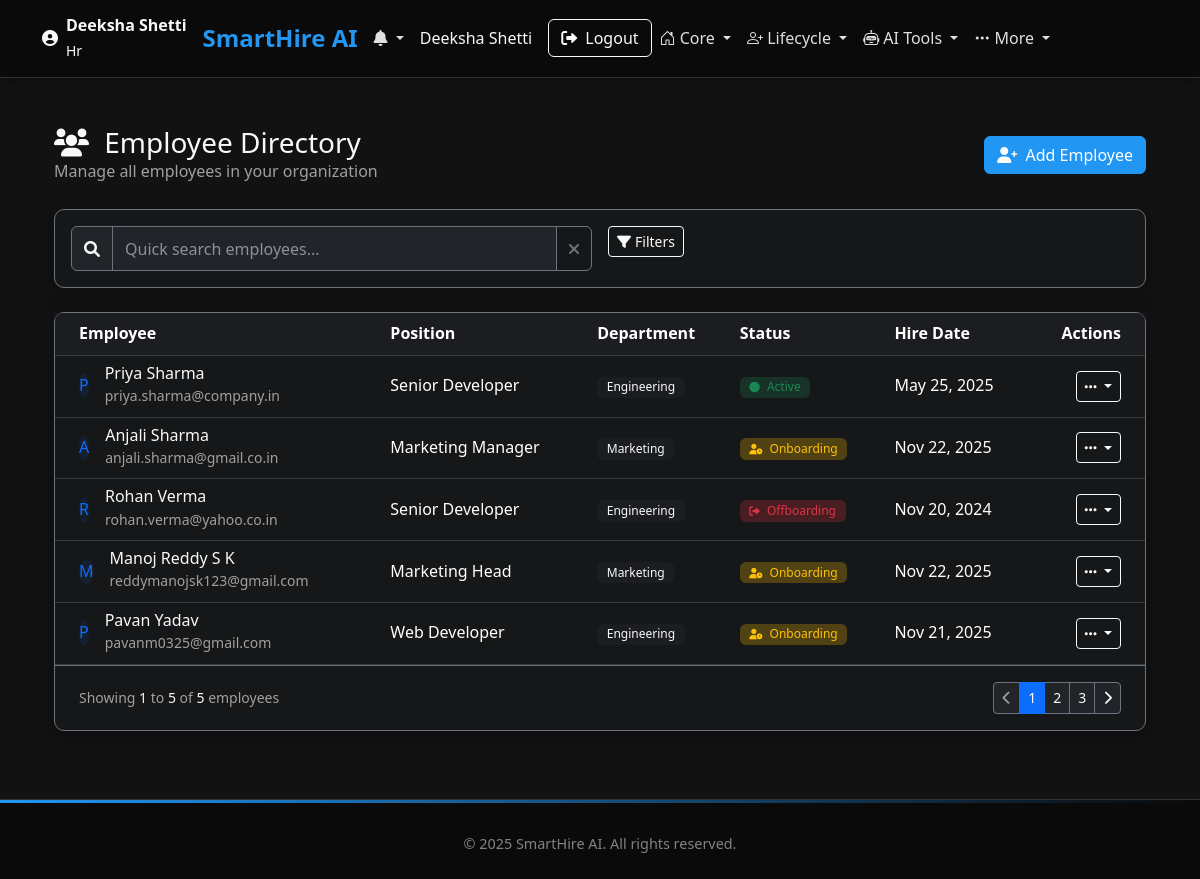
Page /hr/employees (signed in) on the committed database.
### app.py (models this page shows, shortened)
class User(db.Model):
    id = db.Column(db.Integer, primary_key=True)
    username = db.Column(db.String(80), unique=True, nullable=False)
    email = db.Column(db.String(120), unique=True, nullable=False)
    password = db.Column(db.String(255), nullable=False)
    full_name = db.Column(db.String(100), nullable=False)
    phone = db.Column(db.String(20), nullable=False)
    role = db.Column(db.String(20), nullable=False)
    department = db.Column(db.String(50), nullable=True)
    created_at = db.Column(db.DateTime, default=datetime.utcnow)
    last_login = db.Column(db.DateTime, nullable=True)
    is_active = db.Column(db.Boolean, default=True)
    status = db.Column(db.String(20), default='Active')
    hire_date = db.Column(db.Date, nullable=True)
    position = db.Column(db.String(100), nullable=True)
    manager_id = db.Column(db.Integer, db.ForeignKey('user.id'), nullable=True)
    employee_id = db.Column(db.String(20), nullable=True)
    exit_date = db.Column(db.Date, nullable=True)
    offboarding_start_date = db.Column(db.DateTime, nullable=True)
    reset_token = db.Column(db.String(255), nullable=True)
    reset_token_expires = db.Column(db.DateTime, nullable=True)
    manager = db.relationship('User', remote_side=[id], backref=db.backref('direct_reports', lazy=True))
    skills = db.relationship('EmployeeSkill', backref='employee', lazy=True, cascade='all, delete-orphan')

### app.py (the view, shortened to what this page needs)
@app.route('/hr/employees')
@login_required('hr')
def list_employees():
    search = request.args.get('search', '')
    department_filter = request.args.get('department', '')
    status_filter = request.args.get('status', '')
    query = User.query.filter(User.role == 'employee')
    if department_filter:
        query = query.filter(User.department == department_filter)
    if status_filter:
        query = query.filter(User.status == status_filter)
    employees = query.order_by(User.created_at.desc()).all()
    departments = db.session.query(User.department).filter(
        User.role == 'employee',
        User.department.isnot(None)
    ).distinct().all()
    departments = [dept[0] for dept in departments if dept[0]]
    return render_template('hr/employees.html',
                         employees=employees,
                         departments=departments,
                         current_search=search,
                         current_department=department_filter,
                         current_status=status_filter)

### templates/hr/employees.html (shortened to what this page needs)
{% extends "base.html" %}
{% block content %}
<div class="container-fluid py-4">
    <div class="d-flex justify-content-between align-items-center mb-4">
        <div>
            <h1 class="h3 text-light mb-0">
                <i class="fas fa-users me-2"></i> Employee Directory
            </h1>
            <p class="text-muted mb-0">Manage all employees in your organization</p>
        </div>
        <div>
            <a href="{{ url_for('add_employee') }}" class="btn btn-primary">
                <i class="fas fa-user-plus me-1"></i> Add Employee
            </a>
        </div>
    </div>
    <div class="card bg-dark bg-opacity-25 border-secondary mb-4">
        <div class="card-body p-3">
            <div class="row g-3">
                <div class="col-lg-6">
                    <div class="input-group">
                        <span class="input-group-text bg-dark border-secondary text-light">
                            <i class="fas fa-search"></i>
                        </span>
                        <input type="text" class="form-control bg-dark text-light border-secondary"
                               id="quickSearch" placeholder="Quick search employees..."
                               onkeyup="filterEmployees()">
                        <button class="btn btn-outline-secondary" type="button" onclick="clearSearch()">
                            <i class="fas fa-times"></i>
                        </button>
                    </div>
                </div>
                <div class="col-lg-6">
                    <div class="d-flex gap-2 flex-wrap">
                        <button class="btn btn-outline-light btn-sm" onclick="toggleFilters()">
                            <i class="fas fa-filter me-1"></i>Filters
                        </button>
                    </div>
                </div>
            </div>
        </div>
    </div>
    <div class="card bg-dark bg-opacity-25 border-secondary">
        <div class="card-body p-0">
            <div class="table-responsive">
                <table class="table table-dark table-hover align-middle mb-0" id="employeesTable">
                    <thead class="bg-dark bg-opacity-50">
                        <tr>
                            <th class="ps-4">Employee</th>
                            <th>Position</th>
                            <th>Department</th>
                            <th>Status</th>
                            <th>Hire Date</th>
                            <th class="text-end pe-4">Actions</th>
                        </tr>
                    </thead>
                    <tbody>
                        {% for employee in employees %}
                        <tr class="employee-row" data-name="{{ employee.full_name|lower }}"
                            data-department="{{ employee.department|lower or '' }}"
                            data-status="{{ employee.status|lower or '' }}">
                            <td class="ps-4">
                                <div class="d-flex align-items-center">
                                    <div class="avatar-sm me-3">
                                        <div class="avatar-title bg-primary bg-opacity-10 text-primary rounded-circle">
                                            {{ employee.full_name|first|upper }}
                                        </div>
                                    </div>
                                    <div>
                                        <h6 class="mb-0 text-light">{{ employee.full_name }}</h6>
                                        <small class="text-muted">{{ employee.email }}</small>
                                    </div>
                                </div>
                            </td>
                            <td>{{ employee.position or 'N/A' }}</td>
                            <td>
                                <span class="badge bg-dark bg-opacity-50 text-light">
                                    {{ employee.department or 'N/A' }}
                                </span>
                            </td>
                            <td>
                                {% if employee.status == 'Active' %}
                                    <span class="badge bg-success bg-opacity-25 text-success">
                                        <i class="fas fa-circle me-1 small"></i> Active
                                    </span>
                                {% elif employee.status == 'Onboarding' %}
                                    <span class="badge bg-warning bg-opacity-25 text-warning">
                                        <i class="fas fa-user-clock me-1 small"></i> Onboarding
                                    </span>
                                {% elif employee.status == 'On Leave' %}
                                    <span class="badge bg-info bg-opacity-25 text-info">
                                        <i class="fas fa-umbrella-beach me-1 small"></i> On Leave
                                    </span>
                                {% elif employee.status == 'Offboarding' %}
                                    <span class="badge bg-danger bg-opacity-25 text-danger">
                                        <i class="fas fa-sign-out-alt me-1 small"></i> Offboarding
                                    </span>
                                {% else %}
                                    <span class="badge bg-secondary bg-opacity-25 text-secondary">
                                        <i class="fas fa-circle me-1 small"></i> {{ employee.status or 'N/A' }}
                                    </span>
                                {% endif %}
                            </td>
                            <td>{{ employee.hire_date.strftime('%b %d, %Y') if employee.hire_date else 'N/A' }}</td>
                            <td class="text-end pe-4">
                                <div class="dropdown">
                                    <button class="btn btn-sm btn-outline-light dropdown-toggle" type="button" id="employeeActions{{ employee.id }}" data-bs-toggle="dropdown" aria-expanded="false">
                                        <i class="fas fa-ellipsis-h"></i>
                                    </button>
                                </div>
                                </div>
                            </td>
                        </tr>
                        {% endfor %}
            {% if employees %}
            <div class="d-flex justify-content-between align-items-center px-4 py-3 border-top border-secondary">
                <div class="text-muted small">
                    Showing <span class="text-light">1</span> to <span class="text-light">{{ employees|length }}</span> of
                    <span class="text-light">{{ employees|length }}</span> employees
                </div>
                <nav aria-label="Page navigation">
                    <ul class="pagination pagination-sm mb-0">
                        <li class="page-item disabled">
                            <a class="page-link bg-dark border-secondary text-muted" href="#" tabindex="-1" aria-disabled="true">
                                <i class="fas fa-chevron-left"></i>
                            </a>
                        </li>
                        <li class="page-item active"><a class="page-link bg-primary border-primary" href="#">1</a></li>
                        <li class="page-item"><a class="page-link bg-dark border-secondary text-light" href="#">2</a></li>
                        <li class="page-item"><a class="page-link bg-dark border-secondary text-light" href="#">3</a></li>
                        <li class="page-item">
                            <a class="page-link bg-dark border-secondary text-light" href="#">
                                <i class="fas fa-chevron-right"></i>
                            </a>
                        </li>
                    </ul>
                </nav>
            </div>
            {% endif %}
{% endblock %}

### templates/base.html (shortened to what this page needs)
<!DOCTYPE html>
<html lang="en">
<head>
    <link href="https://cdn.jsdelivr.net/npm/bootstrap@5.3.0/dist/css/bootstrap.min.css" rel="stylesheet">
    <link rel="stylesheet" href="https://cdn.jsdelivr.net/npm/bootstrap-icons@1.10.0/font/bootstrap-icons.css">
    <link rel="stylesheet" href="{{ url_for('static', filename='css/style.css') }}">
    <link href="https://cdnjs.cloudflare.com/ajax/libs/font-awesome/6.0.0/css/all.min.css" rel="stylesheet">
</head>
<body>
    {% if 'user_id' in session and not request.path.startswith('/employee/') %}
    <nav class="navbar navbar-expand-lg navbar-dark bg-primary">
        <div class="container">
            <div class="d-flex align-items-center text-light me-3">
                <i class="fas fa-user-circle me-2"></i>
                <div>
                    <div class="fw-bold">{{ user.full_name if user else 'User' }}</div>
                    <small class="text-light-50">{{ user.role|title if user else 'User' }}</small>
                </div>
            </div>
            <a class="navbar-brand" href="{{ url_for('index') }}">SmartHire AI</a>
            <div class="d-flex align-items-center">
                <div class="nav-item dropdown me-3">
                    <a class="nav-link dropdown-toggle text-light position-relative" href="#" id="hrNotificationDropdown" role="button" data-bs-toggle="dropdown" aria-expanded="false">
                        <i class="fas fa-bell"></i>
                    </a>
                </div>
                <span class="text-light me-3 d-none d-md-inline">{{ session.get('username', 'User') }}</span>
                <a href="{{ url_for('logout') }}" class="btn btn-outline-light" title="Logout">
                    <i class="fas fa-sign-out-alt me-1"></i> <span class="d-none d-md-inline">Logout</span>
                </a>
            </div>
            <div class="collapse navbar-collapse" id="navbarNav">
                <ul class="navbar-nav me-auto">
                    <li class="nav-item dropdown">
                        <a class="nav-link dropdown-toggle" href="#" id="coreDropdown" role="button" data-bs-toggle="dropdown" aria-expanded="false">
                            <i class="bi bi-house-door"></i> Core
                        </a>
                    </li>
                    <li class="nav-item dropdown">
                        <a class="nav-link dropdown-toggle " href="#" id="lifecycleDropdown" role="button" data-bs-toggle="dropdown" aria-expanded="false">
                            <i class="bi bi-person-plus"></i> Lifecycle
                        </a>
                    </li>
                    <li class="nav-item dropdown">
                        <a class="nav-link dropdown-toggle {% if request.path == url_for('interview') %}active{% endif %}" href="#" id="aiDropdown" role="button" data-bs-toggle="dropdown" aria-expanded="false">
                            <i class="bi bi-robot"></i> AI Tools
                        </a>
                    </li>
                    <li class="nav-item dropdown">
                        <a class="nav-link dropdown-toggle" href="#" id="moreDropdown" role="button" data-bs-toggle="dropdown" aria-expanded="false">
                            <i class="bi bi-three-dots"></i> More
                        </a>
                </ul>
            </div>
        </div>
    </nav>
    {% endif %}
    <main class="container my-4">
        {% block content %}{% endblock %}
    </main>
    <footer class="mt-auto">
        <div class="container">
            <div class="footer-content">
                <div class="copyright">
                    &copy; 2025 SmartHire AI. All rights reserved.
                </div>
            </div>
        </div>
    </footer>
    <div id="toastContainer" class="position-fixed top-0 end-0 p-3" style="z-index: 9999;"></div>
</body>
</html>

### rows in the picture
User: full_name "Deeksha Shetti", role "Hr", get "Deeksha Shetti"
User: full_name|first "P", full_name "Priya Sharma", email "priya.sharma@company.in", position "Senior Developer", department "Engineering", status "Active" (drawn), hire_date "May 25, 2025"
User: full_name|first "A", full_name "Anjali Sharma", email "anjali.sharma@gmail.co.in", position "Marketing Manager", department "Marketing", status "Onboarding" (drawn), hire_date "Nov 22, 2025"
User: full_name|first "R", full_name "Rohan Verma", email "rohan.verma@yahoo.co.in", position "Senior Developer", department "Engineering", status "Offboarding" (drawn), hire_date "Nov 20, 2024"
User: full_name|first "M", full_name "Manoj Reddy S K", email "reddymanojsk123@gmail.com", position "Marketing Head", department "Marketing", status "Onboarding" (drawn), hire_date "Nov 22, 2025"
User: full_name|first "P", full_name "Pavan Yadav", email "pavanm0325@gmail.com", position "Web Developer", department "Engineering", status "Onboarding" (drawn), hire_date "Nov 21, 2025"

### other values in the picture
{{ employees|length }} "5"
